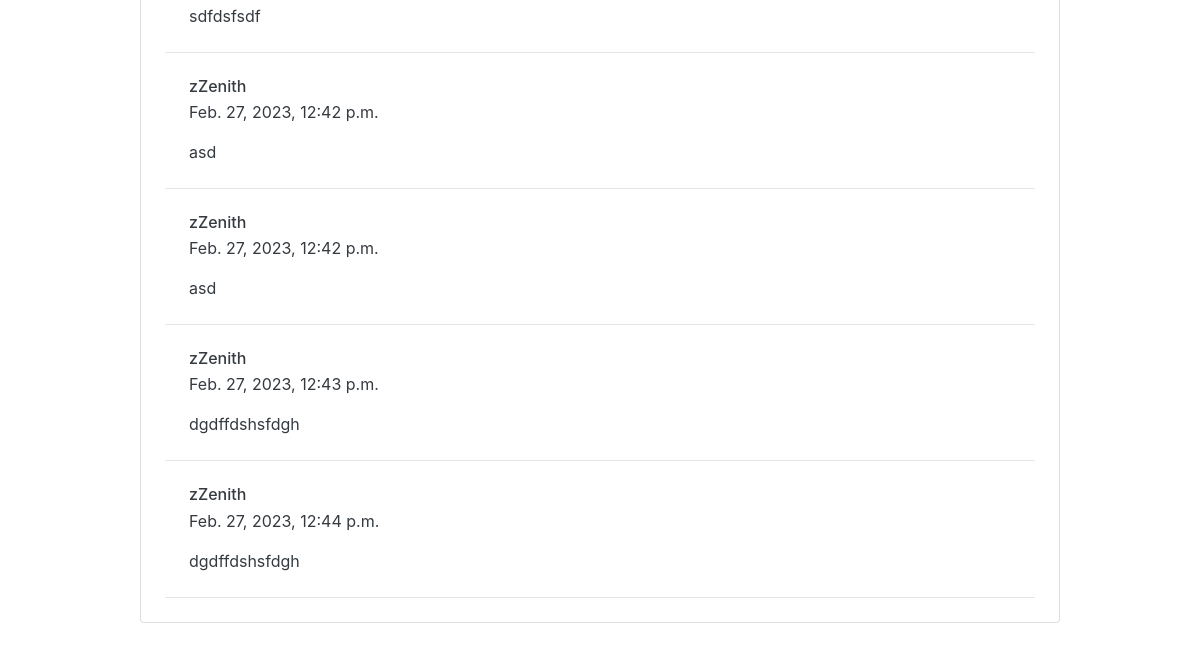
Before: /details/item1/ (lower part) with the older database file.
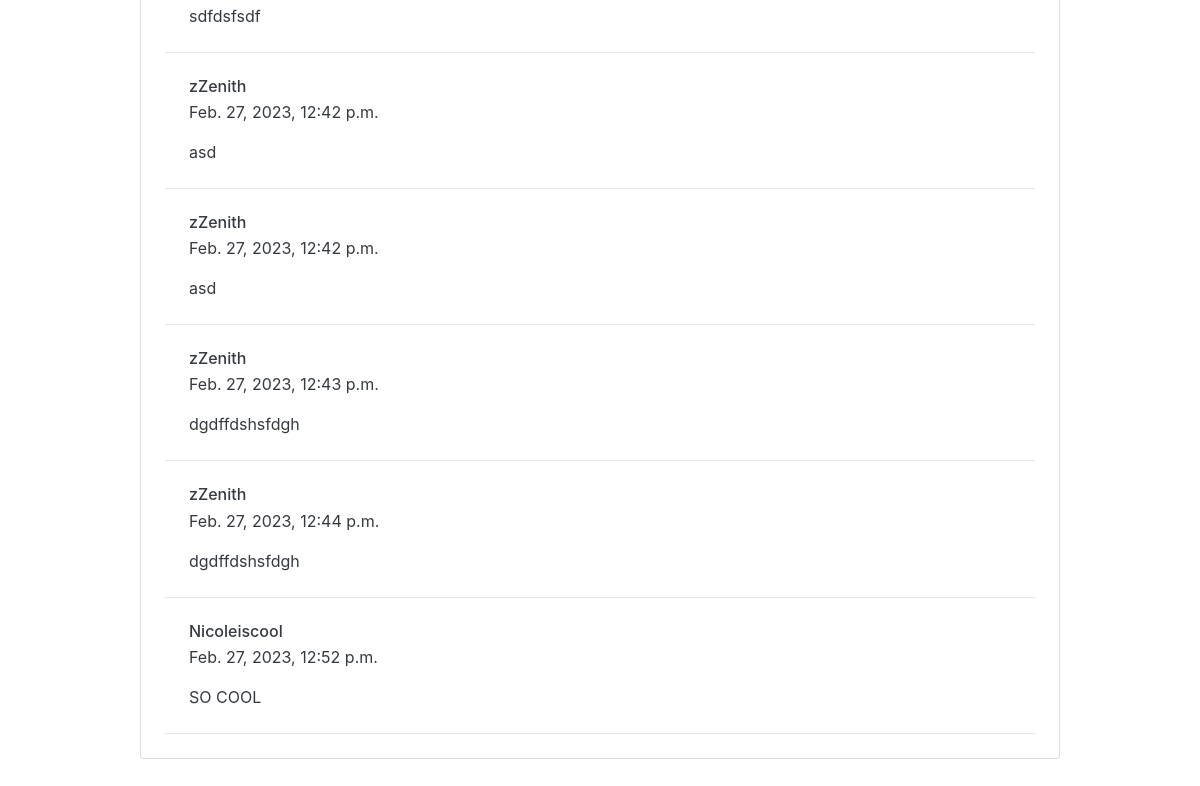
After: the same page with the newer database file.
### auctions/models.py (models this page shows)
class Comment(models.Model):
    user = models.ForeignKey(User, on_delete=models.CASCADE)
    content = models.CharField(max_length=512, blank=True)
    item = models.ForeignKey(Listing, on_delete=models.CASCADE)
    post_date = models.DateTimeField(default=now, editable=False)

class User(AbstractUser):
    pass

### auctions/views.py (the view, shortened to what this page needs)
# urls.py: path("details/<str:item>/", views.details, name="details"),
def details(request, item):
    listing = Listing.objects.get(listing_name=item)
    comments = Comment.objects.filter(item=listing)
    return render(request, "auctions/details.html", {
        'listing': listing,
        'form': BidForm,
        'comments': comments,
        'form2': CommentForm
    })

### auctions/templates/auctions/details.html (shortened to what this page needs)
{% extends "auctions/layout.html" %}
{% block body %}
<div class="container my-6 py-5">
    <div class="row d-flex justify-content-center">
        <div class="col-md-12 col-lg-10">
            <div class="card text-dark">
                <div class="card-body p-4">
                    <br>
                    {% if comments %}
                    {% for comment in comments %}
                    <div class="card-body p-4">
                        <div class="d-flex flex-start">
                            <div>
                                <h6 class="fw-bold mb-1">{{comment.user.username}}</h6>
                                <div class="d-flex align-items-center mb-3">
                                    <p class="mb-0">
                                        {{comment.post_date}}
                                    </p>
                                </div>
                                <p class="mb-0">
                                    {{comment.content}}
                                </p>
                            </div>
                        </div>
                    </div>
                    <hr class="my-0" />
                    {% endfor %}
                    {% else %}
                    <hr>
                    <h6 class="fw-bold mb-1">No comments</h6>
                    {% endif %}
                </div>
            </div>
        </div>
    </div>
    {% endblock %}

Changed rows visible on the page:
added Comment: user.username "Nicoleiscool", post_date "Feb. 27, 2023, 12:52 p.m.", content "SO COOL"
